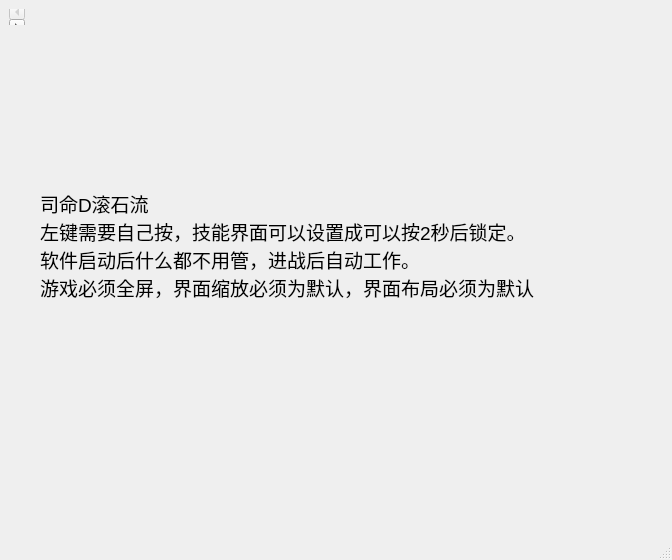
<?xml version="1.0" encoding="UTF-8"?>
<ui version="4.0">
 <class>window</class>
 <widget class="QMainWindow" name="window">
  <property name="geometry">
   <rect>
    <x>0</x>
    <y>0</y>
    <width>672</width>
    <height>560</height>
   </rect>
  </property>
  <property name="windowTitle">
   <string>window</string>
  </property>
  <widget class="QWidget" name="centralWidget">
   <widget class="QTabWidget" name="tabWidget">
    <property name="geometry">
     <rect>
      <x>9</x>
      <y>9</y>
      <width>16</width>
      <height>16</height>
     </rect>
    </property>
    <property name="sizePolicy">
     <sizepolicy hsizetype="Ignored" vsizetype="Ignored">
      <horstretch>0</horstretch>
      <verstretch>0</verstretch>
     </sizepolicy>
    </property>
    <property name="currentIndex">
     <number>0</number>
    </property>
    <widget class="QWidget" name="tab_1">
     <property name="sizePolicy">
      <sizepolicy hsizetype="Ignored" vsizetype="Ignored">
       <horstretch>0</horstretch>
       <verstretch>0</verstretch>
      </sizepolicy>
     </property>
     <attribute name="title">
      <string>设置</string>
     </attribute>
     <widget class="QPushButton" name="test">
      <property name="geometry">
       <rect>
        <x>500</x>
        <y>10</y>
        <width>75</width>
        <height>23</height>
       </rect>
      </property>
      <property name="text">
       <string>获取</string>
      </property>
     </widget>
     <widget class="QComboBox" name="comList">
      <property name="geometry">
       <rect>
        <x>10</x>
        <y>10</y>
        <width>211</width>
        <height>22</height>
       </rect>
      </property>
     </widget>
     <widget class="QPushButton" name="startLink">
      <property name="geometry">
       <rect>
        <x>230</x>
        <y>10</y>
        <width>75</width>
        <height>23</height>
       </rect>
      </property>
      <property name="text">
       <string>link</string>
      </property>
     </widget>
    </widget>
    <widget class="QWidget" name="tab_2">
     <attribute name="title">
      <string>条件按键</string>
     </attribute>
     <layout class="QVBoxLayout" name="verticalLayout">
      <item>
       <layout class="QHBoxLayout" name="horizontalLayout_6">
        <item>
         <widget class="QLabel" name="label">
          <property name="sizePolicy">
           <sizepolicy hsizetype="Minimum" vsizetype="Preferred">
            <horstretch>0</horstretch>
            <verstretch>0</verstretch>
           </sizepolicy>
          </property>
          <property name="text">
           <string>当X=</string>
          </property>
          <property name="alignment">
           <set>Qt::AlignCenter</set>
          </property>
         </widget>
        </item>
        <item>
         <widget class="QLineEdit" name="lineEdit">
          <property name="sizePolicy">
           <sizepolicy hsizetype="Minimum" vsizetype="Minimum">
            <horstretch>0</horstretch>
            <verstretch>0</verstretch>
           </sizepolicy>
          </property>
          <property name="maximumSize">
           <size>
            <width>50</width>
            <height>16777215</height>
           </size>
          </property>
          <property name="text">
           <string>100</string>
          </property>
          <property name="alignment">
           <set>Qt::AlignCenter</set>
          </property>
         </widget>
        </item>
        <item>
         <widget class="QLabel" name="label_2">
          <property name="sizePolicy">
           <sizepolicy hsizetype="Minimum" vsizetype="Preferred">
            <horstretch>0</horstretch>
            <verstretch>0</verstretch>
           </sizepolicy>
          </property>
          <property name="text">
           <string>Y=</string>
          </property>
          <property name="alignment">
           <set>Qt::AlignCenter</set>
          </property>
         </widget>
        </item>
        <item>
         <widget class="QLineEdit" name="lineEdit_2">
          <property name="sizePolicy">
           <sizepolicy hsizetype="Minimum" vsizetype="Minimum">
            <horstretch>0</horstretch>
            <verstretch>0</verstretch>
           </sizepolicy>
          </property>
          <property name="maximumSize">
           <size>
            <width>50</width>
            <height>16777215</height>
           </size>
          </property>
          <property name="text">
           <string>100</string>
          </property>
          <property name="alignment">
           <set>Qt::AlignCenter</set>
          </property>
         </widget>
        </item>
        <item>
         <widget class="QLabel" name="label_3">
          <property name="sizePolicy">
           <sizepolicy hsizetype="Minimum" vsizetype="Preferred">
            <horstretch>0</horstretch>
            <verstretch>0</verstretch>
           </sizepolicy>
          </property>
          <property name="text">
           <string>的颜色为R:</string>
          </property>
          <property name="alignment">
           <set>Qt::AlignCenter</set>
          </property>
         </widget>
        </item>
        <item>
         <widget class="QLineEdit" name="lineEdit_3">
          <property name="sizePolicy">
           <sizepolicy hsizetype="Minimum" vsizetype="Minimum">
            <horstretch>0</horstretch>
            <verstretch>0</verstretch>
           </sizepolicy>
          </property>
          <property name="maximumSize">
           <size>
            <width>50</width>
            <height>16777215</height>
           </size>
          </property>
          <property name="text">
           <string>100</string>
          </property>
          <property name="alignment">
           <set>Qt::AlignCenter</set>
          </property>
         </widget>
        </item>
        <item>
         <widget class="QLabel" name="label_4">
          <property name="sizePolicy">
           <sizepolicy hsizetype="Minimum" vsizetype="Preferred">
            <horstretch>0</horstretch>
            <verstretch>0</verstretch>
           </sizepolicy>
          </property>
          <property name="text">
           <string>G:</string>
          </property>
          <property name="alignment">
           <set>Qt::AlignCenter</set>
          </property>
         </widget>
        </item>
        <item>
         <widget class="QLineEdit" name="lineEdit_4">
          <property name="sizePolicy">
           <sizepolicy hsizetype="Minimum" vsizetype="Minimum">
            <horstretch>0</horstretch>
            <verstretch>0</verstretch>
           </sizepolicy>
          </property>
          <property name="maximumSize">
           <size>
            <width>50</width>
            <height>16777215</height>
           </size>
          </property>
          <property name="text">
           <string>100</string>
          </property>
          <property name="alignment">
           <set>Qt::AlignCenter</set>
          </property>
         </widget>
        </item>
        <item>
         <widget class="QLabel" name="label_5">
          <property name="sizePolicy">
           <sizepolicy hsizetype="Minimum" vsizetype="Preferred">
            <horstretch>0</horstretch>
            <verstretch>0</verstretch>
           </sizepolicy>
          </property>
          <property name="text">
           <string>B:</string>
          </property>
          <property name="alignment">
           <set>Qt::AlignCenter</set>
          </property>
         </widget>
        </item>
        <item>
         <widget class="QLineEdit" name="lineEdit_5">
          <property name="sizePolicy">
           <sizepolicy hsizetype="Minimum" vsizetype="Minimum">
            <horstretch>0</horstretch>
            <verstretch>0</verstretch>
           </sizepolicy>
          </property>
          <property name="maximumSize">
           <size>
            <width>50</width>
            <height>16777215</height>
           </size>
          </property>
          <property name="text">
           <string>100</string>
          </property>
          <property name="alignment">
           <set>Qt::AlignCenter</set>
          </property>
         </widget>
        </item>
       </layout>
      </item>
      <item>
       <layout class="QHBoxLayout" name="horizontalLayout_7">
        <item>
         <widget class="QLabel" name="label_6">
          <property name="sizePolicy">
           <sizepolicy hsizetype="Minimum" vsizetype="Preferred">
            <horstretch>0</horstretch>
            <verstretch>0</verstretch>
           </sizepolicy>
          </property>
          <property name="text">
           <string>按</string>
          </property>
          <property name="alignment">
           <set>Qt::AlignCenter</set>
          </property>
         </widget>
        </item>
        <item>
         <widget class="QComboBox" name="keyList1">
          <property name="sizePolicy">
           <sizepolicy hsizetype="Maximum" vsizetype="Fixed">
            <horstretch>0</horstretch>
            <verstretch>0</verstretch>
           </sizepolicy>
          </property>
          <property name="minimumSize">
           <size>
            <width>150</width>
            <height>0</height>
           </size>
          </property>
         </widget>
        </item>
        <item>
         <widget class="QLabel" name="label_10">
          <property name="text">
           <string>最短间隔</string>
          </property>
          <property name="alignment">
           <set>Qt::AlignCenter</set>
          </property>
         </widget>
        </item>
        <item>
         <widget class="QLineEdit" name="lineEdit_6">
          <property name="sizePolicy">
           <sizepolicy hsizetype="Minimum" vsizetype="Minimum">
            <horstretch>0</horstretch>
            <verstretch>0</verstretch>
           </sizepolicy>
          </property>
          <property name="maximumSize">
           <size>
            <width>50</width>
            <height>16777215</height>
           </size>
          </property>
          <property name="text">
           <string>100</string>
          </property>
          <property name="alignment">
           <set>Qt::AlignCenter</set>
          </property>
         </widget>
        </item>
        <item>
         <widget class="QPushButton" name="pushButton_2">
          <property name="text">
           <string>添加</string>
          </property>
         </widget>
        </item>
       </layout>
      </item>
      <item>
       <layout class="QHBoxLayout" name="horizontalLayout_2">
        <item>
         <widget class="QListWidget" name="listWidget"/>
        </item>
        <item>
         <widget class="QPushButton" name="pushButton_3">
          <property name="sizePolicy">
           <sizepolicy hsizetype="Preferred" vsizetype="Minimum">
            <horstretch>0</horstretch>
            <verstretch>0</verstretch>
           </sizepolicy>
          </property>
          <property name="text">
           <string>删
除</string>
          </property>
         </widget>
        </item>
       </layout>
      </item>
      <item>
       <layout class="QHBoxLayout" name="horizontalLayout_5">
        <item>
         <widget class="QPushButton" name="pushButton_4">
          <property name="text">
           <string>保存</string>
          </property>
         </widget>
        </item>
        <item>
         <widget class="QPushButton" name="pushButton_5">
          <property name="text">
           <string>开始</string>
          </property>
         </widget>
        </item>
        <item>
         <widget class="QPushButton" name="pushButton_6">
          <property name="text">
           <string>停止</string>
          </property>
         </widget>
        </item>
       </layout>
      </item>
     </layout>
    </widget>
    <widget class="QWidget" name="tab_3">
     <attribute name="title">
      <string>循环按键</string>
     </attribute>
     <layout class="QVBoxLayout" name="verticalLayout_2">
      <item>
       <layout class="QHBoxLayout" name="horizontalLayout_3">
        <item>
         <widget class="QLabel" name="label_7">
          <property name="text">
           <string>按</string>
          </property>
         </widget>
        </item>
        <item>
         <widget class="QComboBox" name="keyList2">
          <property name="minimumSize">
           <size>
            <width>150</width>
            <height>0</height>
           </size>
          </property>
         </widget>
        </item>
        <item>
         <widget class="QLabel" name="label_8">
          <property name="text">
           <string>间隔</string>
          </property>
         </widget>
        </item>
        <item>
         <widget class="QLineEdit" name="delay2">
          <property name="sizePolicy">
           <sizepolicy hsizetype="Fixed" vsizetype="Fixed">
            <horstretch>0</horstretch>
            <verstretch>0</verstretch>
           </sizepolicy>
          </property>
          <property name="text">
           <string>80</string>
          </property>
          <property name="alignment">
           <set>Qt::AlignCenter</set>
          </property>
         </widget>
        </item>
        <item>
         <widget class="QLabel" name="label_9">
          <property name="text">
           <string>ms</string>
          </property>
         </widget>
        </item>
        <item>
         <widget class="QPushButton" name="btnAdd2">
          <property name="text">
           <string>添加</string>
          </property>
         </widget>
        </item>
        <item>
         <spacer name="horizontalSpacer">
          <property name="orientation">
           <enum>Qt::Horizontal</enum>
          </property>
          <property name="sizeHint" stdset="0">
           <size>
            <width>40</width>
            <height>20</height>
           </size>
          </property>
         </spacer>
        </item>
       </layout>
      </item>
      <item>
       <layout class="QHBoxLayout" name="horizontalLayout_4" stretch="0,0">
        <item>
         <widget class="QListWidget" name="taskList2"/>
        </item>
        <item>
         <widget class="QPushButton" name="btnDel2">
          <property name="sizePolicy">
           <sizepolicy hsizetype="Preferred" vsizetype="Minimum">
            <horstretch>0</horstretch>
            <verstretch>0</verstretch>
           </sizepolicy>
          </property>
          <property name="minimumSize">
           <size>
            <width>20</width>
            <height>0</height>
           </size>
          </property>
          <property name="maximumSize">
           <size>
            <width>30</width>
            <height>16777215</height>
           </size>
          </property>
          <property name="text">
           <string>删
除</string>
          </property>
         </widget>
        </item>
       </layout>
      </item>
      <item>
       <layout class="QHBoxLayout" name="horizontalLayout">
        <item>
         <widget class="QPushButton" name="btnSave2">
          <property name="text">
           <string>保存</string>
          </property>
         </widget>
        </item>
        <item>
         <widget class="QPushButton" name="btnStart2">
          <property name="text">
           <string>开始执行</string>
          </property>
         </widget>
        </item>
        <item>
         <widget class="QPushButton" name="btnStop2">
          <property name="enabled">
           <bool>false</bool>
          </property>
          <property name="text">
           <string>停止执行</string>
          </property>
         </widget>
        </item>
       </layout>
      </item>
     </layout>
    </widget>
   </widget>
   <widget class="QLabel" name="label_11">
    <property name="geometry">
     <rect>
      <x>40</x>
      <y>50</y>
      <width>571</width>
      <height>391</height>
     </rect>
    </property>
    <property name="font">
     <font>
      <pointsize>14</pointsize>
     </font>
    </property>
    <property name="text">
     <string>司命D滚石流
左键需要自己按，技能界面可以设置成可以按2秒后锁定。
软件启动后什么都不用管，进战后自动工作。
游戏必须全屏，界面缩放必须为默认，界面布局必须为默认</string>
    </property>
   </widget>
  </widget>
  <widget class="QMenuBar" name="menuBar">
   <property name="geometry">
    <rect>
     <x>0</x>
     <y>0</y>
     <width>672</width>
     <height>23</height>
    </rect>
   </property>
  </widget>
  <widget class="QStatusBar" name="statusBar"/>
 </widget>
 <layoutdefault spacing="6" margin="11"/>
 <resources/>
 <connections/>
</ui>
